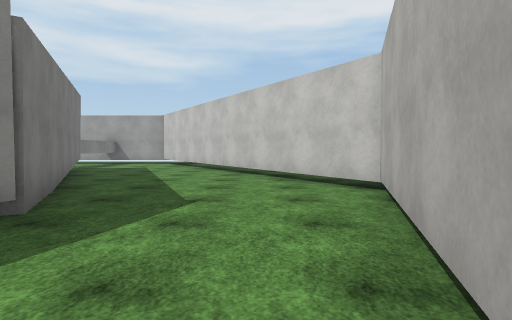
view 1 (above)

24 first-person views from a walk through a 3-D level made in the Unity game engine. The camera is 1.3 m above the floor, tilts 2° down and sees 80° across. The floor is counted in squares, 2 m on a side. Each view is taken from the middle of a square. On the plan, view 1 faces up. The plan holds only what a view shows up to about 10 squares ahead; the rest is blank. The place goes on beyond the plan. The player character is not drawn. Surface patterns are stand-ins for the level's own textures.

view 2
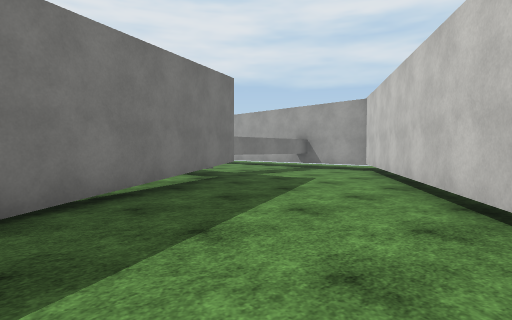

view 3
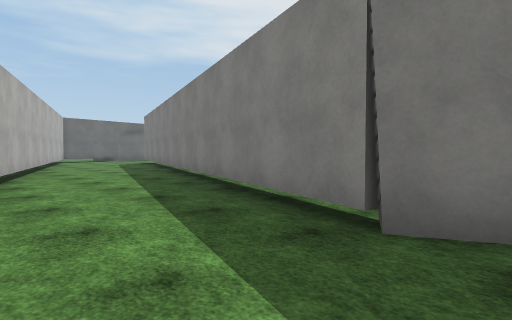

view 4
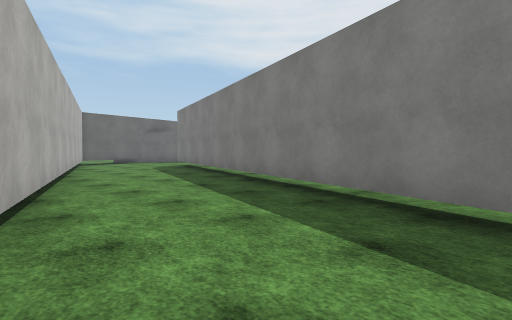

view 5
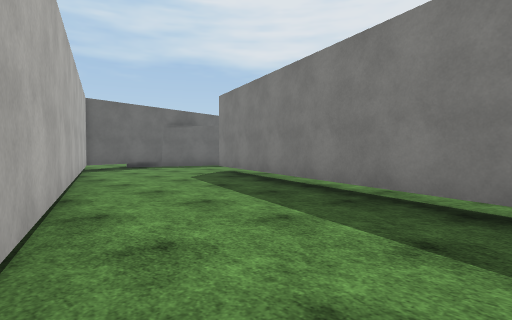

view 6
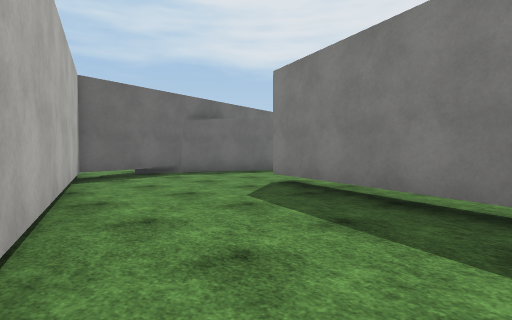

view 7
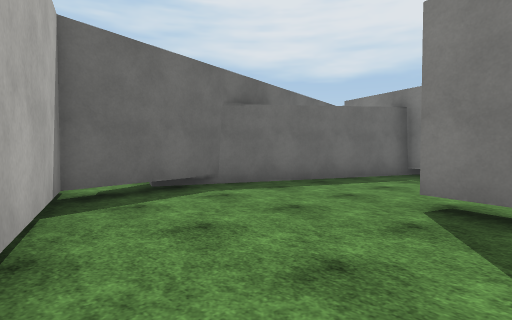

view 8
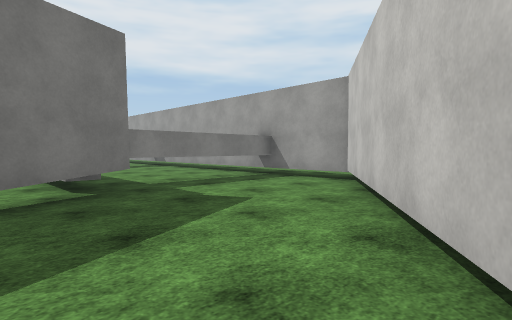

view 9
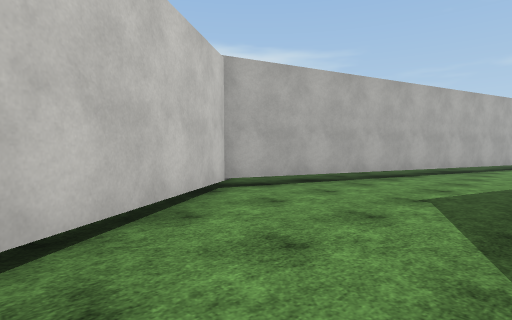

view 10
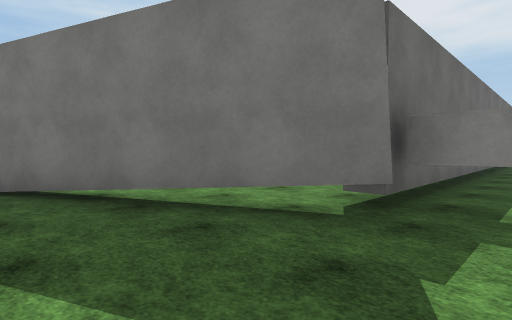

view 11
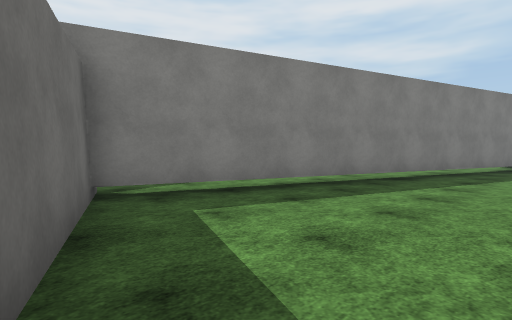

view 12
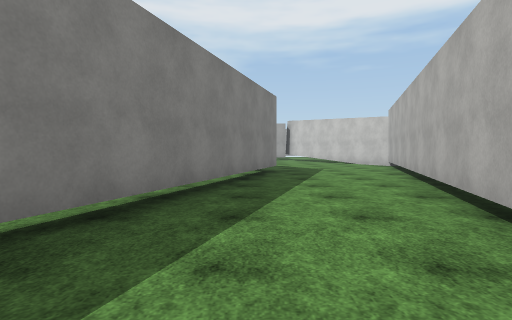

view 13
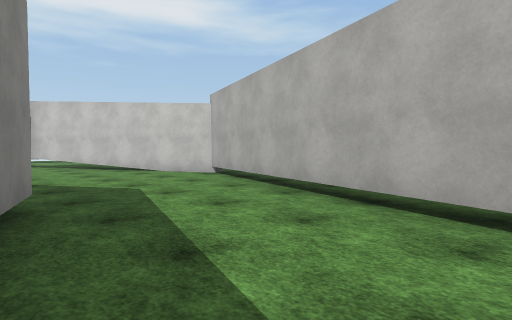

view 14
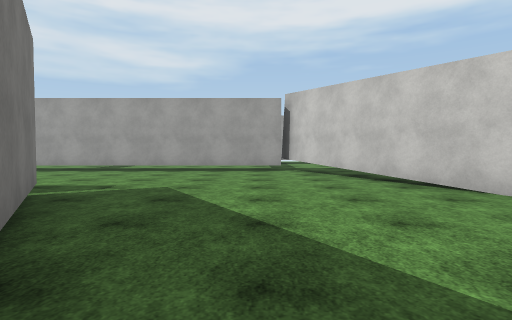

view 15
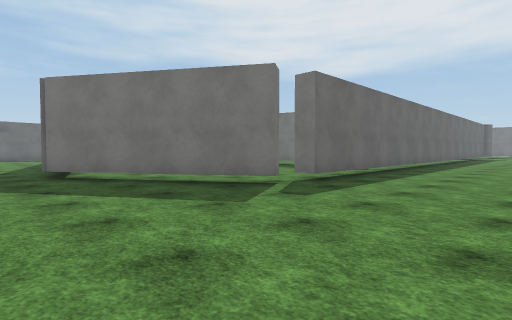

view 16
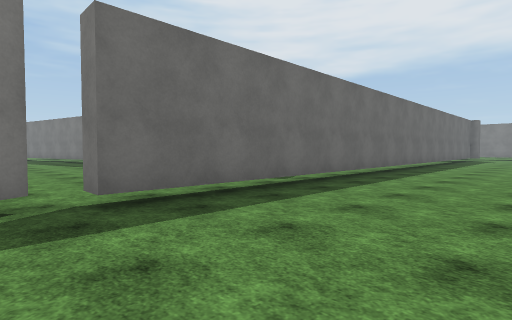

view 17
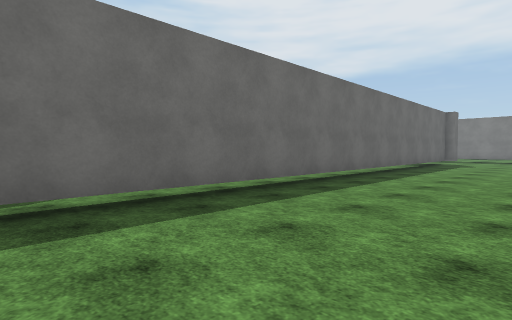

view 18
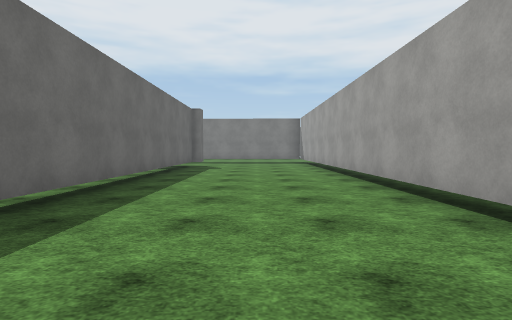

view 19
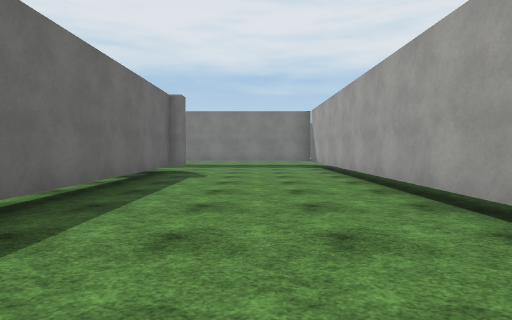

view 20
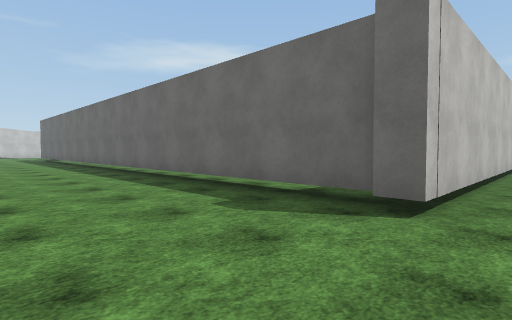

view 21
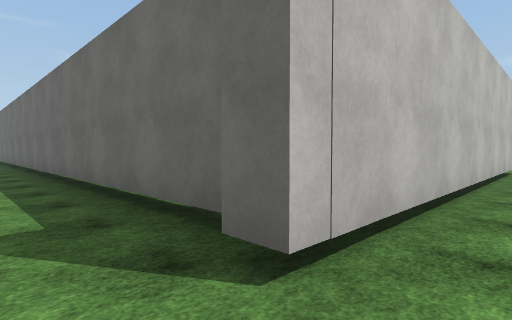

view 22
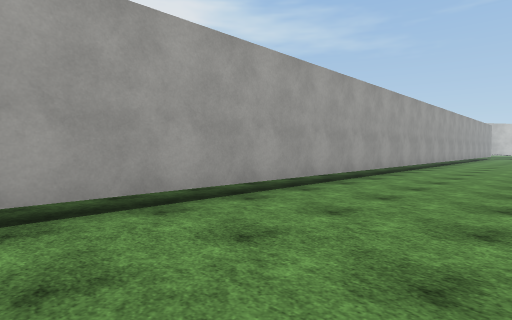

view 23
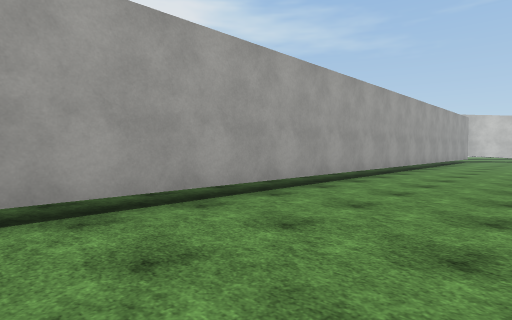

view 24
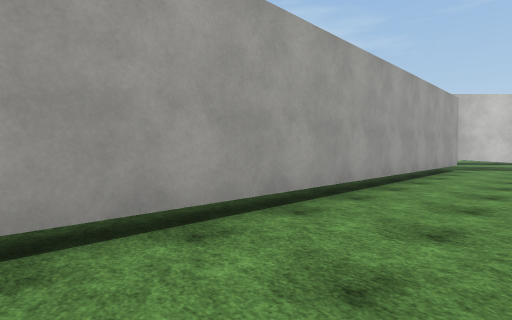

### Floor plan
Key: @ floor where view 1 was taken; # wall or solid block; . floor; T thing the floor can be seen under or through.
Columns run from 31 left of view 1 to 2 right of it. Each row starts with its distance up from view 1.
 14                         #####
 13                         #...#
 12                         #...##
 11                         #....##
 10 ##########################....#
  9 .........................TT...##
  8 ..........................T....##
  7 ..........................TT....#
  6 ...........................T....##
  5 ...........................##....#
  4 .#####################......#....#
  3 .#                   ##.....#....#
  2 .#                    ##....T...##
  1 .#                     #....T...#
  0  #                     #....T..@#
 -1  #                     #...TT..##
 -2  #                     #...T...#
 -3  #                    ##...T...#
 -4                       #...TT..##
 -5                       #...T...#
 -6                      ##...T...#
 -7                      #...TT..##
 -8                      #...T...#
 -9                     ##...T...#
-10                     #...TT..##
-11                     #.......#
-12                     ##......#
-13                      ###...##
-14                        #####

Where each view was taken, in squares from view 1:
view 1: 0 up, 0 right, facing up
view 2: 5 up, 0 right, facing up-left
view 3: 4 up, 0 right, facing down-left
view 4: 1 up, 0 right, facing down-left
view 5: 3 down, 1 left, facing down-left
view 6: 6 down, 2 left, facing down-left
view 7: 9 down, 3 left, facing down-left
view 8: 8 up, 1 left, facing up-left
view 9: 8 up, 2 left, facing down-right
view 10: 11 up, 3 left, facing down-left
view 11: 13 down, 7 left, facing up-left
view 12: 9 down, 8 left, facing up
view 13: 4 down, 8 left, facing up-right
view 14: 0 up, 7 left, facing up
view 15: 8 up, 6 left, facing down-left
view 16: 8 up, 10 left, facing down-left
view 17: 8 up, 15 left, facing down-left
view 18: 7 up, 18 left, facing left
view 19: 7 up, 21 left, facing left
view 20: 8 up, 31 left, facing down-right
view 21: 6 up, 31 left, facing down-right
view 22: 6 up, 31 left, facing up-right
view 23: 6 up, 24 left, facing up-right
view 24: 7 up, 17 left, facing up-right
